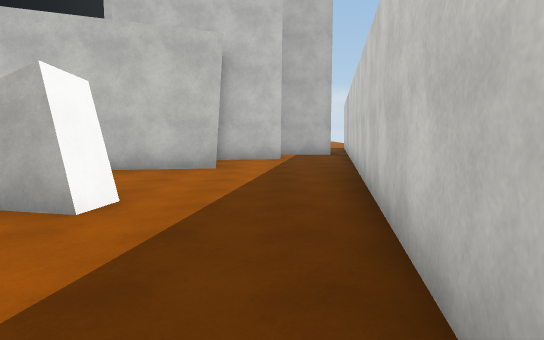
View 1 (above)

15 first-person views from a walk through a 3-D level made in the Unity game engine. The camera is 1.5 m above the floor, tilts 6° down and sees 75° across. The floor is counted in squares, 2 m on a side. Each view is taken from the middle of a square. On the plan, view 1 faces up. The plan holds only what a view shows up to about 11 squares ahead; the rest is blank. The place goes on beyond the plan. Surface patterns are stand-ins for the level's own textures.

View 2
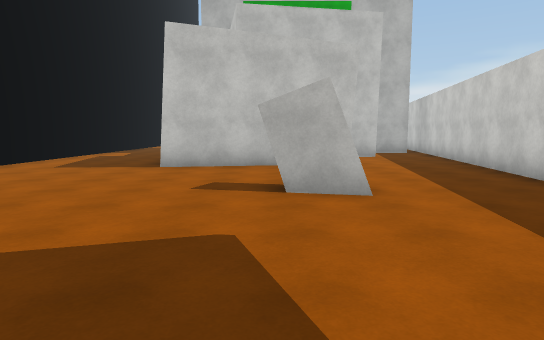

View 3
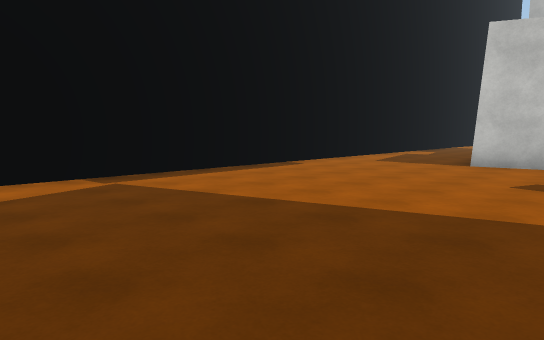

View 4
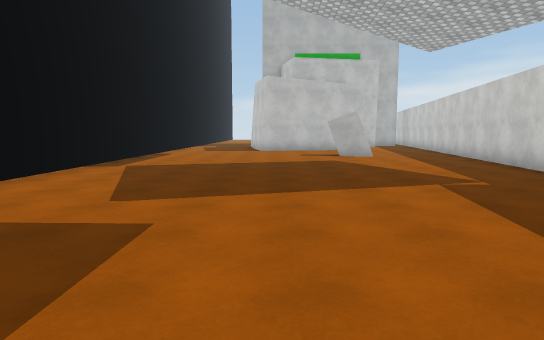

View 5
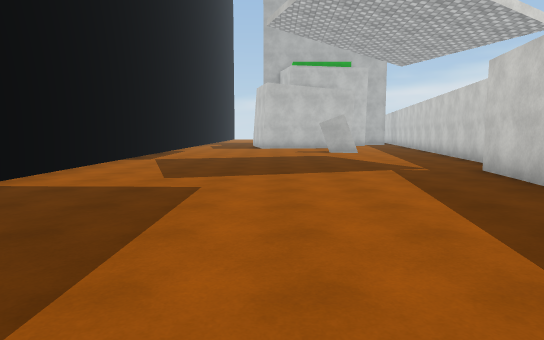

View 6
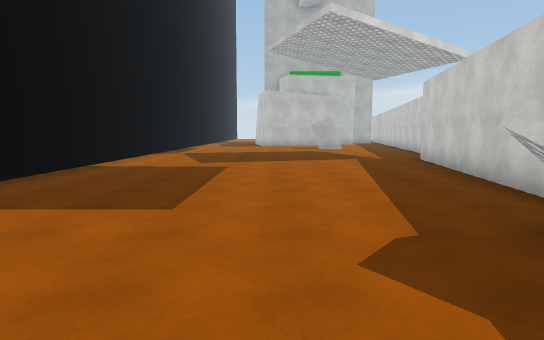

View 7
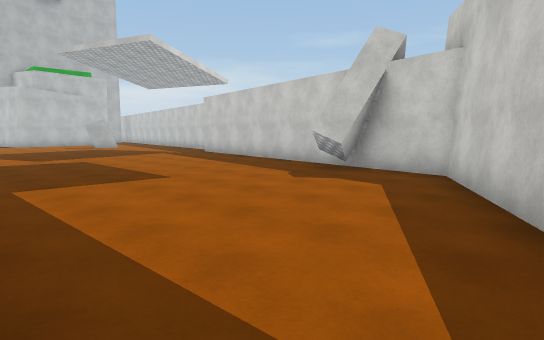

View 8
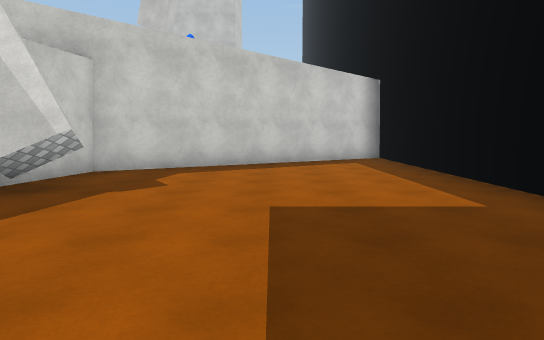

View 9
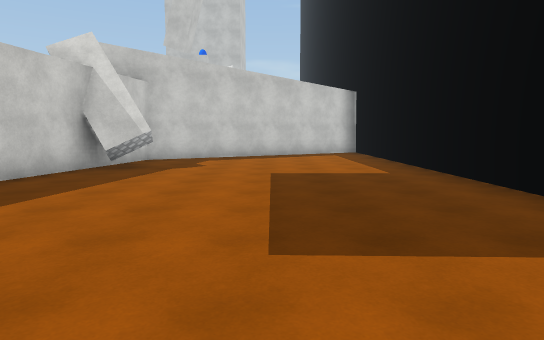

View 10
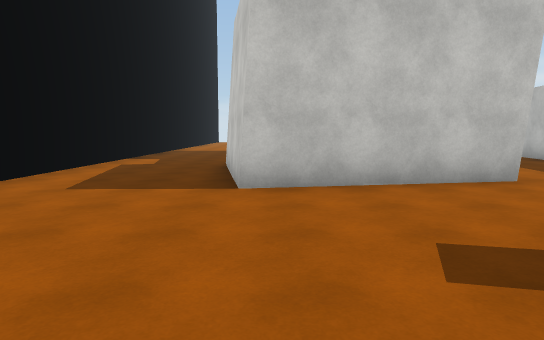

View 11
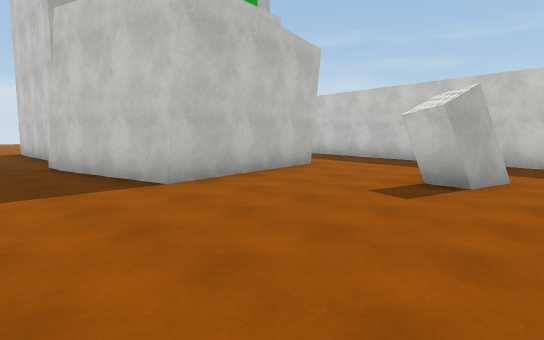

View 12
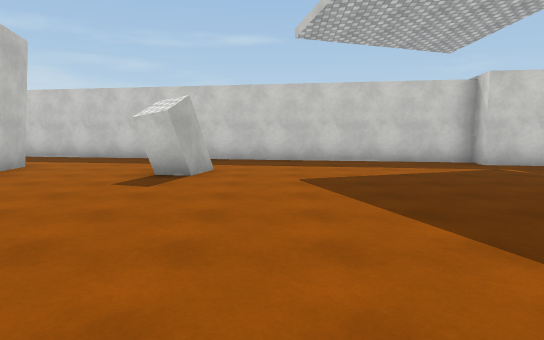

View 13
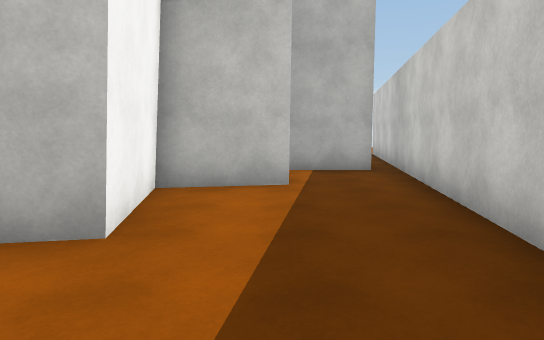

View 14
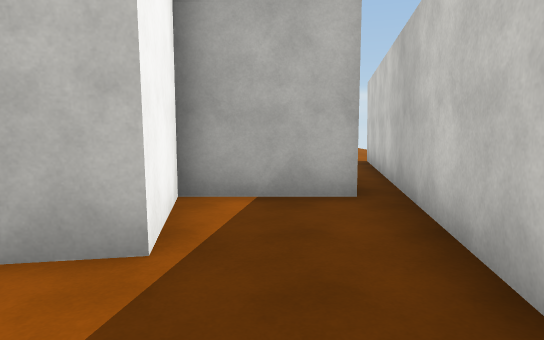

View 15
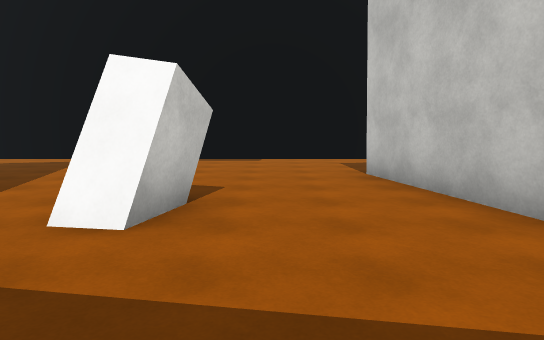

### Floor plan
Ten units are one square. View 1 is at (0, 0); x grows to the right and y downward. Boxes are objects, and circles mark ways between rooms. Rooms are numbered by the first view taken in them; rooms with no view inside come last. Other rooms are left out.
<svg viewBox="-97 -140 131 312">
<path fill="none" stroke="#000" d="M-30 -36 -29 -42 -19 -40 -20 -33 -30 -36M-21 109 -31 112 -35 105 -23 102M-25 -72 -54 -67 -61 -104M-92 -116 -92 167 -25 129 -8 29 -1 31 10 -32M3 -101 -16 -98 -11 -74 -25 -72M10 -32 21 -93M21 -121 -1 -121 3 -101M21 -93 29 -135"/>
<circle cx="-15" cy="-45" r="3" fill="#2a7"/>
<circle cx="10" cy="-90" r="3" fill="#2a7"/>
<text x="-60" y="30">1</text>
<text x="0" y="-70">2</text>
<text x="10" y="-110">3</text>
</svg>
Room 1 opens to room 2. Room 2 opens to room 3.

Where each view was taken, in squares from view 1:
view 1: 0 up, 0 right, facing up
view 2: 1 down, 3 left, facing up
view 3: 2 down, 3 left, facing up-left
view 4: 8 down, 5 left, facing up
view 5: 10 down, 5 left, facing up
view 6: 13 down, 5 left, facing up
view 7: 15 down, 9 left, facing up-right
view 8: 6 down, 6 left, facing down
view 9: 3 down, 6 left, facing down
view 10: 2 up, 5 left, facing up
view 11: 2 up, 8 left, facing up-right
view 12: 2 up, 9 left, facing right
view 13: 5 up, 0 right, facing up
view 14: 8 up, 1 right, facing up
view 15: 5 up, 1 right, facing left
